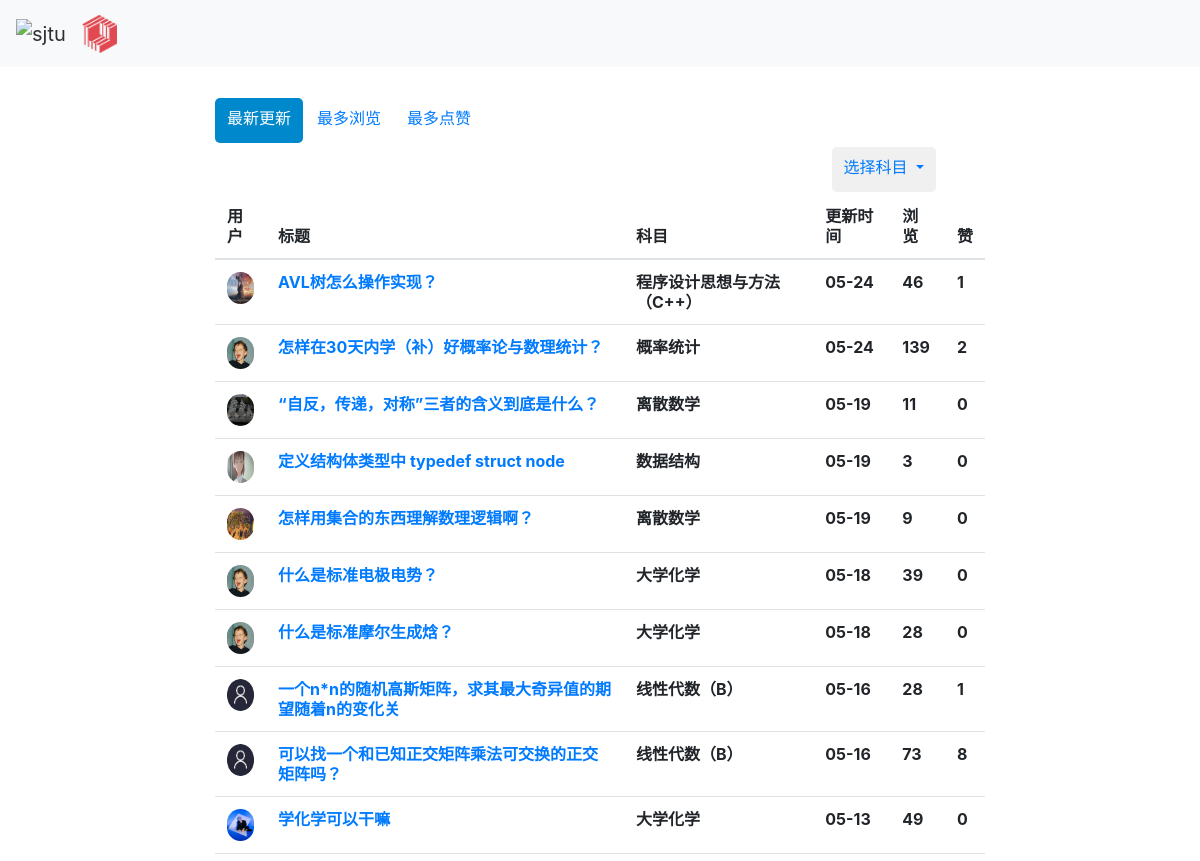
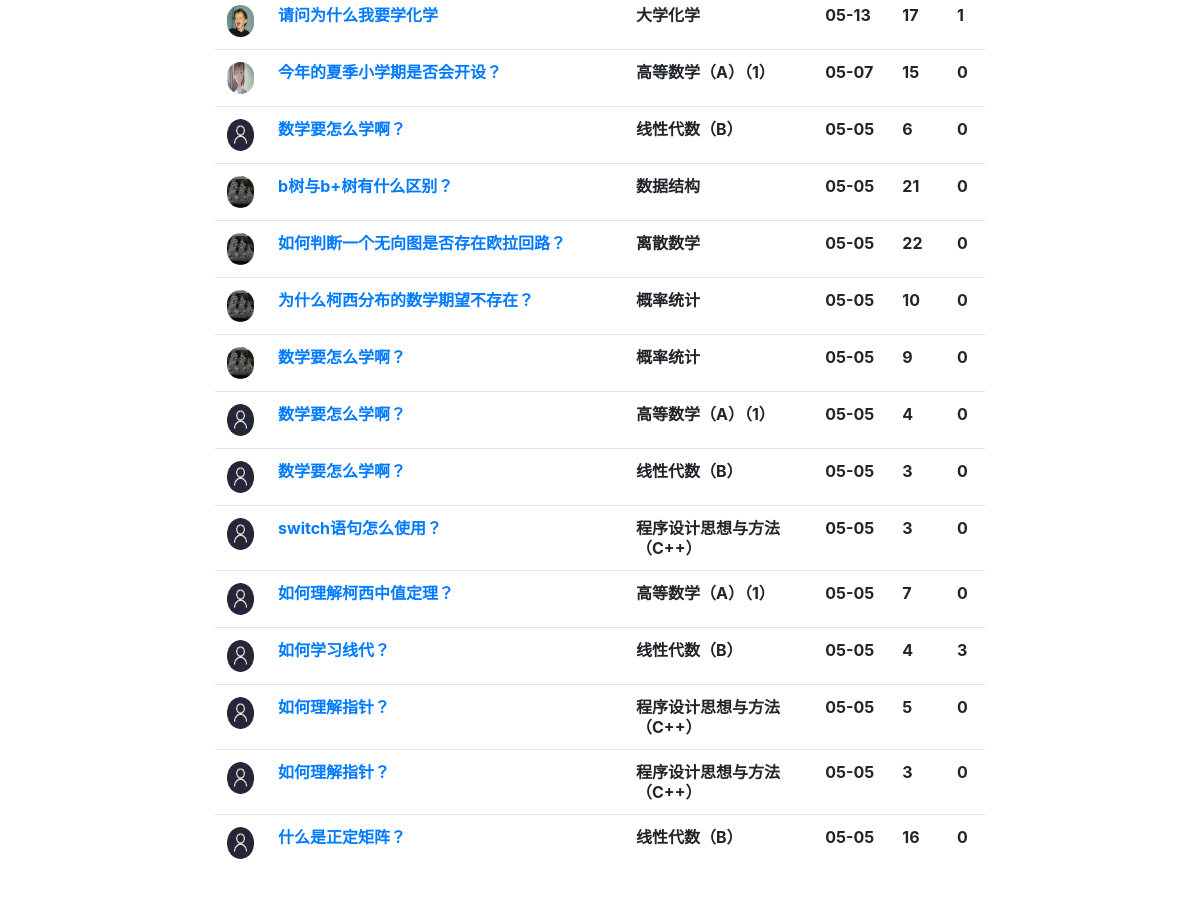
Page /qas_system/all_question/ on the committed database (2 pictures, top to bottom).
### qas_system/models.py (models this page shows, shortened)
class Question(models.Model):
    question_title = models.CharField(verbose_name='标题', max_length=30, blank=False)
    question_text = RichTextField(verbose_name='具体描述')
    question_subject = models.ForeignKey('Subject', verbose_name='科目', on_delete=models.CASCADE)
    pub_date = models.DateTimeField(auto_now=True, verbose_name='提问日期')
    page_views = models.PositiveIntegerField(default=0, verbose_name='浏览量')
    questioner = models.ForeignKey('User', verbose_name='提问者', on_delete=models.CASCADE)
    good_num = models.IntegerField(default=0, verbose_name='点赞量')

class User(models.Model):
    user_name = models.CharField(verbose_name='用户名', max_length=30, blank=False, unique=True)
    password = models.CharField(verbose_name='密码', max_length=30, blank=False)
    avatar = models.ImageField(upload_to='avatar/', verbose_name='头像', blank=True, null=True)
    email = models.EmailField(default='', verbose_name='邮箱', blank=True, null=True)
    bio = models.TextField(max_length=500, default='', verbose_name='个人简介', blank=True, null=True)
    college = models.CharField(max_length=30, default='', verbose_name='学院', blank=True, null=True)
    major = models.CharField(max_length=20, default='', verbose_name='专业', blank=True, null=True)
    grade = models.CharField(max_length=20, default='', verbose_name='年级', blank=True, null=True)
    sex = models.CharField(max_length=2, default='', verbose_name='性别', blank=True, null=True)
    collect_question = models.ManyToManyField('Question')

class Subject(models.Model):
    name = models.CharField(max_length=30, unique=True, verbose_name='科目名称')
    def __str__(self):
        return self.name

### qas_system/views.py (the view)
# urls.py: path('all_question/', views.all_question),  # 浏览所有问题 按照时间顺序排列
def all_question(request):
    all_question_list = Question.objects.all().order_by('-pub_date')
    all_subject = Subject.objects.all()
    try:
        user = models.User.objects.get(id=request.session['user_id'])
    except KeyError:
        user = None
    return render(request, 'all_question.html', {'all_question_list': all_question_list, 'all_subject': all_subject,
                                                 'user':user})

### templates/all_question.html (shortened to what this page needs)
{% extends 'base.html' %}
{% load static %}
{% block link_before %}
    <link href="{% static 'bootstrap-combined.min.css' %}" rel="stylesheet">
{% endblock %}
{% block link_after %}
    <link href="{% static 'layoutit.css'%}" rel="stylesheet">
{% endblock %}
{% block content %}
<div class="container-fluid">
<div class="row-fluid">
<div class="span2"></div>
<div class="span8">
<ul class="nav nav-pills">
{% if sequencing == 1 %}
  <li role="presentation"><a href="/qas_system/all_question/2/" style="height: 45px; line-height: 25px">最新更新</a></li>
  <li role="presentation"><a href="/qas_system/all_question/0/" style="height: 45px; line-height: 25px">最多浏览</a></li>
  <li role="presentation" class="active"><a href="/qas_system/all_question/1/" style="height: 45px; line-height: 25px">最多点赞</a></li>
{% else %}
  <li role="presentation" class="active"><a href="/qas_system/all_question/2/" style="height: 45px; line-height: 25px">最新更新</a></li>
  <li role="presentation"><a href="/qas_system/all_question/0/" style="height: 45px; line-height: 25px">最多浏览</a></li>
  <li role="presentation"><a href="/qas_system/all_question/1/" style="height: 45px; line-height: 25px">最多点赞</a></li>
{% endif %}
  <a></a>
  <li role="presentation" class="dropdown">
    <a class="dropdown-toggle" data-toggle="dropdown" href="#" role="button" aria-haspopup="true" aria-expanded="false" style="height: 45px; line-height: 25px; background-color: rgba(240,240,240)">
      选择科目
    </a>
</ul>
<table class="table">
	<thead>
		<tr>
            <th>用户</th>
			<th>标题</th>
			<th>科目</th>
			<th>更新时间</th>
            <th>浏览</th>
            <th>赞</th>
		</tr>
	</thead>
	<tbody>
     {% if all_question_list %}
     {% for question in all_question_list %}
     <tr>
        <th>{% csrf_token %}
            {% if question.questioner.avatar %}
                <img src="{{ question.questioner.avatar.url }}" class="img-circle" style="width: 32px; height: 32px"/>
            {% else %}
                <img class="img-circle" style="width: 32px; height: 32px">
            {% endif %}
            <br> </th>
        <th> <a href="/qas_system/question/{{ question.id }}/">{{ question.question_title }}<br></a> </th>
        <th>{{ question.question_subject }} <br> </th>
        <th>{{ question.pub_date.date|date:'m-d' }}<br> </th>
        <th>{{ question.page_views }} <br> </th>
        <th>{{ question.good_num }}<br> </th>
     </tr>
                {% endfor %}
      {% endif %}
	</tbody>
</table>
</div>
<div class="span2"></div>
</div>
</div>
{% endblock %}

### static/layoutit.css (style rules this page uses)
body { padding-top:0px; padding-bottom: 40px; margin-left:0px; -webkit-transition: margin 500ms ease; -moz-transition: margin 500ms ease; -ms-transition: margin 500ms ease; -o-transition: margin 500ms ease; transition: margin 500ms ease; }

### rows in the picture
Question: questioner.avatar (picture), question_title "AVL树怎么操作实现？", question_subject "程序设计思想与方法（C++）", pub_date "05-24", page_views "46", good_num "1"
Question: questioner.avatar (picture), question_title "怎样在30天内学（补）好概率论与数理统计？", question_subject "概率统计", pub_date "05-24", page_views "139", good_num "2"
Question: questioner.avatar (picture), question_title "“自反，传递，对称”三者的含义到底是什么？", question_subject "离散数学", pub_date "05-19", page_views "11", good_num "0"
Question: questioner.avatar (picture), question_title "定义结构体类型中 typedef struct node", question_subject "数据结构", pub_date "05-19", page_views "3", good_num "0"
Question: questioner.avatar (picture), question_title "怎样用集合的东西理解数理逻辑啊？", question_subject "离散数学", pub_date "05-19", page_views "9", good_num "0"
Question: questioner.avatar (picture), question_title "什么是标准电极电势？", question_subject "大学化学", pub_date "05-18", page_views "39", good_num "0"
Question: questioner.avatar (picture), question_title "什么是标准摩尔生成焓？", question_subject "大学化学", pub_date "05-18", page_views "28", good_num "0"
Question: question_title "一个n*n的随机高斯矩阵，求其最大奇异值的期望随着n的变化关", question_subject "线性代数（B）", pub_date "05-16", page_views "28", good_num "1"
Question: question_title "可以找一个和已知正交矩阵乘法可交换的正交矩阵吗？", question_subject "线性代数（B）", pub_date "05-16", page_views "73", good_num "8"
Question: questioner.avatar (picture), question_title "学化学可以干嘛", question_subject "大学化学", pub_date "05-13", page_views "49", good_num "0"
Question: questioner.avatar (picture), question_title "请问为什么我要学化学", question_subject "大学化学", pub_date "05-13", page_views "17", good_num "1"
Question: questioner.avatar (picture), question_title "今年的夏季小学期是否会开设？", question_subject "高等数学（A）（1）", pub_date "05-07", page_views "15", good_num "0"
Question: question_title "数学要怎么学啊？", question_subject "线性代数（B）", pub_date "05-05", page_views "6", good_num "0"
Question: questioner.avatar (picture), question_title "b树与b+树有什么区别？", question_subject "数据结构", pub_date "05-05", page_views "21", good_num "0"
Question: questioner.avatar (picture), question_title "如何判断一个无向图是否存在欧拉回路？", question_subject "离散数学", pub_date "05-05", page_views "22", good_num "0"
Question: questioner.avatar (picture), question_title "为什么柯西分布的数学期望不存在？", question_subject "概率统计", pub_date "05-05", page_views "10", good_num "0"
Question: questioner.avatar (picture), question_title "数学要怎么学啊？", question_subject "概率统计", pub_date "05-05", page_views "9", good_num "0"
Question: question_title "数学要怎么学啊？", question_subject "高等数学（A）（1）", pub_date "05-05", page_views "4", good_num "0"
Question: question_title "数学要怎么学啊？", question_subject "线性代数（B）", pub_date "05-05", page_views "3", good_num "0"
Question: question_title "switch语句怎么使用？", question_subject "程序设计思想与方法（C++）", pub_date "05-05", page_views "3", good_num "0"
Question: question_title "如何理解柯西中值定理？", question_subject "高等数学（A）（1）", pub_date "05-05", page_views "7", good_num "0"
Question: question_title "如何学习线代？", question_subject "线性代数（B）", pub_date "05-05", page_views "4", good_num "3"
Question: question_title "如何理解指针？", question_subject "程序设计思想与方法（C++）", pub_date "05-05", page_views "5", good_num "0"
Question: question_title "如何理解指针？", question_subject "程序设计思想与方法（C++）", pub_date "05-05", page_views "3", good_num "0"
Question: question_title "什么是正定矩阵？", question_subject "线性代数（B）", pub_date "05-05", page_views "16", good_num "0"
